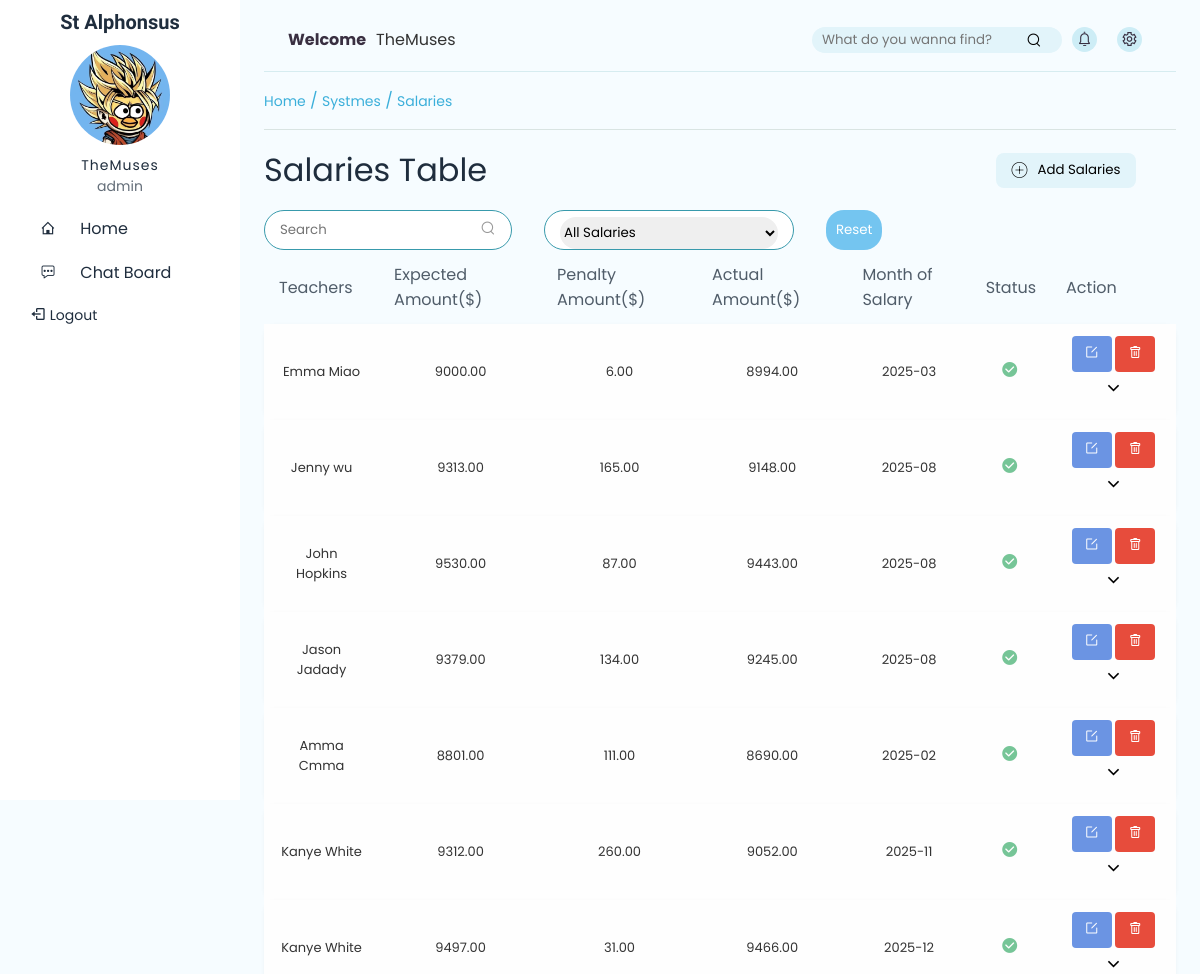
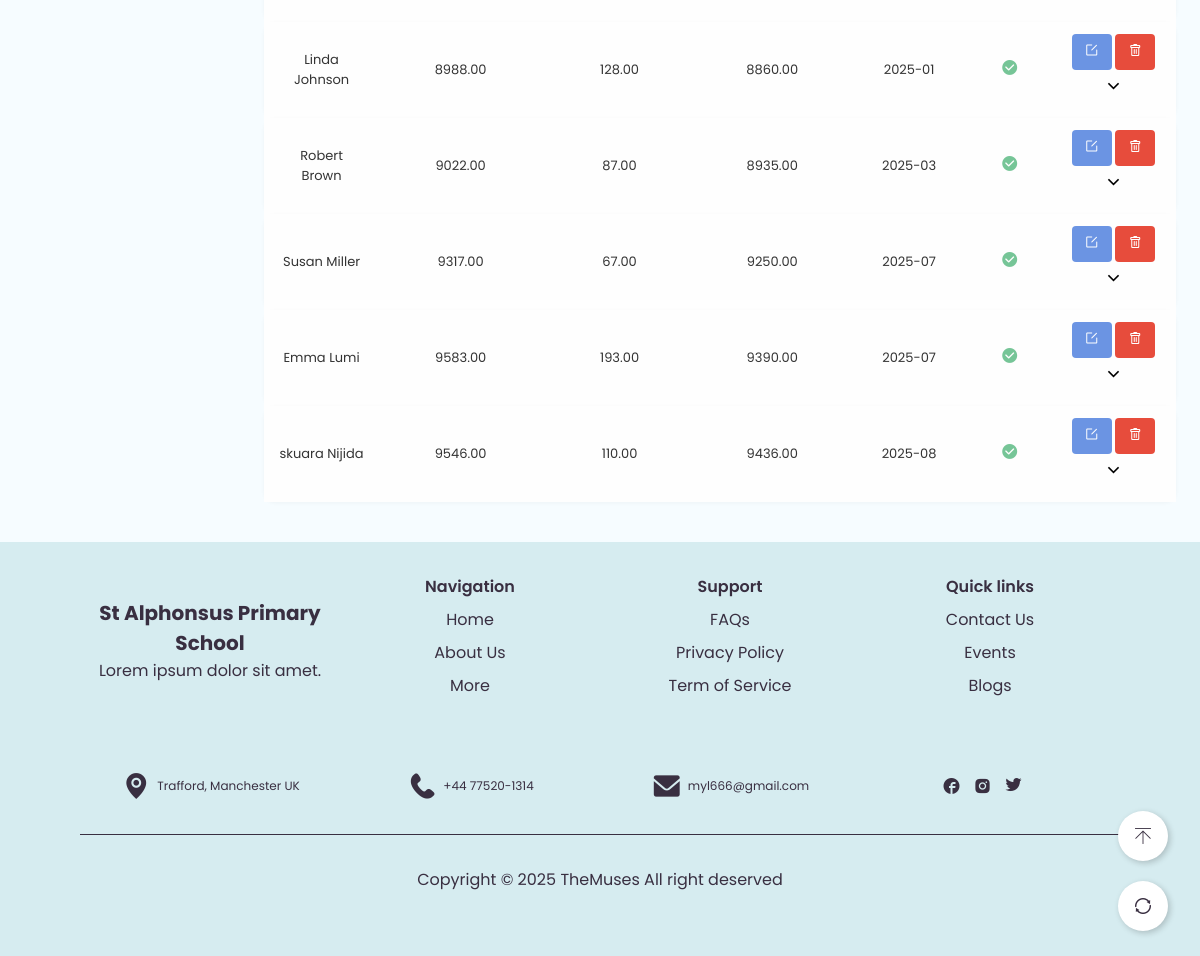
/user/salaries.php (signed in), run on the app's committed database (2 pictures, top to bottom).
### tables this page shows
CREATE TABLE `salaries` (
  `salaries_id` int(11) NOT NULL,
  `teacher_id` int(11) NOT NULL,
  `expected_amount` decimal(10,2) NOT NULL,
  `penalty_amount` decimal(10,2) DEFAULT 0.00,
  `actual_amount` decimal(10,2) NOT NULL,
  `if_paid` tinyint(1) NOT NULL,
  `salary_month` date NOT NULL DEFAULT '2025-03-01'
);

### user/common/table.php (the view, shortened to what this page needs)
<?php
function exist($str){
  return isset($str) ? $str : "";
}
require "./common/header.php";
?>
<div class="titles">
    <a href="index.php">Home</a> /
    <a href="#">Systmes</a> /
    <span> <?php echo $title; ?></span>
</div>
<?php
if(($_SESSION['role']==='teacher' && $table_name==='students') ||
   ($_SESSION['role']==='parent' && $table_name==='students') ||
   ($_SESSION['role']==='student' && $table_name==='parents')
){
?>
<div class="students-container">
    <?php
    foreach($rows as $row){
        if(isset($row['kid number']) && $row['kid_number'] <2){
        ?>
        <button id="insert" class="insert-new-kid">
            <i class="iconfont icon-add"></i>
            Bind New Kid
        </button>
        <?php
        }
        ?>
        <div class="student-card" data-id="<?php echo $row[$tableID] ?>" data-tableName="<?php echo $table_name ?>" data-tableID="<?php echo $tableID ?>">
            <div class="top">
                <div class="left">
                    <img src="<?= $_SESSION['role']==='student' ? "../public/img/parent.jpeg" : '../public/img/student.jpg' ?>" alt="profile photo">
                </div>
                <div class="right">
                    <?php
                    foreach($table as $k=>$v){
                    ?>
                    <div class="items">
                        <div class="label"><?php echo $v ?></div>
                        <span><?php
                        if(!empty($row[$k])){
                            if($row[$k]==='Male'){
                                echo "<i class='iconfont icon-male'></i>";
                            }elseif($row[$k]==='Female'){
                                echo "<i class='iconfont icon-female'></i>";
                            }else{
                                echo $row[$k];
                            }
                        }else{
                            echo "None";
                        }
                        ?></span>
                    </div>
                    <?php
                    }
                    ?>
                </div>
            </div>
            <?php if(($_SESSION['role']==='teacher' && $table_name==='students') ||
                     ($_SESSION['role']==='parent' && $table_name==='students') ||
                     ($_SESSION['role']==='student' && $table_name==='parents')
            ){ ?>
            <div class="bottom">
                <?php
                $card_title=$role_card=$guardiant="";
                if($_SESSION['role']==='teacher'){
                    $card_title="Parent Contact Information";
                    $role_card="parent-card";
                    $guardiant='parents';
                }elseif($_SESSION['role']==='parent'){
                    $card_title="Teacher Contact Information";
                    $role_card="teacher-card";
                    $guardiant='teachers';
                }
                ?>
                <p><?= $card_title ?></p>
                <div class="parent-shell">
                    <?php
                    if (!empty($row['parents'])) {
                        foreach($row['parents'] as $parent) {
                            ?>
                            <div class="<?= $role_card ?>">
                                <?php
                                foreach($fields2 as $k=>$v){
                                    ?>
                                    <div class="item">
                                        <div class="parent-label"><?php echo $v ?></div>
                                        <span><?= !empty($parent[$k]) ? $parent[$k] : 'None' ?></span>
                                    </div>
                                    <?php
                                }
                                ?>
                            </div>
                            <?php
                        }
                    } elseif(isset($row['teacher_name'])){
                        foreach($fields2 as $k=>$v){
                            ?>
                            <div class="<?= $role_card ?>">
                                <div class="item">
                                    <div class="parent-label"><?php echo $v ?></div>
                                    <span><?= !empty($row[$k]) ? $row[$k] : 'None' ?></span>
                                </div>
                            </div>
                            <?php
                        }
                    }elseif($_SESSION['role']==='student' && $table_name==='parents'){
                        foreach($fields2 as $k=>$v){
                            ?>
                            <div class="teacher-card">
                                <div class="item">
                                    <div class="parent-label"><?php echo $v ?></div>
                                    <span><?= !empty($row[$k]) ? $row[$k] : 'None' ?></span>
                                </div>
                            </div>
                            <?php
                        }
                    } else {
                        echo "<div class='parent-card none'>This student doesn\'t bind any $guardiant</div>";
                    }
                    ?>
                </div>
            </div>
            <?php } ?>
        </div>
    <?php
    }
    ?>
</div>
<?php
  }
  else{
    ?>
    <div class="table">
      <div class="head">
        <div class="table-title">
            <?php echo $title ." Table"; ?>
        </div>
        <div class="add-new <?php if($_SESSION['role']!='admin' || $table_name==='borrowed_book') echo 'no' ?>">
          <button id="insert">
            <i class="iconfont icon-add "></i>
            Add <?php echo $title; ?>
          </button>
        </div>
      </div>
        <?php
        if($_SESSION['role']==='admin'){
        ?>
        <form action="<?= $table_name!=='borrowed_book' ? $table_name.'.php' : 'library.php' ?>" method="GET" class="search-form">
          <div class="search-box ">
            <input type="text" name="search" placeholder="Search" class="search-input" value="<?= htmlspecialchars($_GET['search'] ?? "") ?>">
            <button type="submit" class="search-btn" id="searchBtn"><i class="iconfont icon-search"></i></button>
          </div>
          <div class="catalogue">
            <select name="catalogue" id="catalogue">
            <option value="none" selected>All <?= $title ?></option>
            </select>
          </div>
          <button class="reset" type="button">Reset</button>
        </form>
        <?php
      } ?>
      <table class="<?= ($table_name==='salaries' && $_SESSION['role']==='admin') ? "salary" : ""  ?>">
          <thead>
              <tr>
              <?php
              if($table_name==='library'){
                $tableShow=$table2;
              }else{
                $tableShow=$table;
              }
                  foreach($tableShow as $k=>$v){
              ?>
                  <th>
                      <?php echo exist($v);  ?>
                  </th>
              <?php
              }
              ?>
              </tr>
          </thead>
          <tbody>
            <?php
            if(!empty($rows)){
            $currentTeacher='';
            $index=0;
            foreach ($rows as $row){
              if($table_name==='salaries' && $_SESSION['role']==='admin'){
                  if ( isset($row['teacher_id']) && $currentTeacher !== $row['teacher_id']) {
                    $currentTeacher = $row['teacher_id'];
                    $index++;
                    $teacherFirstRow = true;
                } else {
                    $teacherFirstRow = false;
                }
                $rowClass = "row{$index}";
                $extraClass = $teacherFirstRow  ? '' : "hidden-row $rowClass";
              }
              ?>
              <tr class="rows <?= ($table_name==='salaries' && $_SESSION['role']==='admin') ? $extraClass : "" ?>
                  <?= $table_name==='salaries' && !$teacherFirstRow && $_SESSION['role']==='admin' ? "son" : "" ?>"
                  data-id="<?php echo $row[$tableID] ?>"
                  data-tableName="<?php echo $table_name  ?>"
                  data-tableID="<?php echo $tableID  ?>">
                <?php foreach ($fields as $field){
                  ?>
                  <td><?php
                  if ($field === 'backgroundCheck'|| $field==='if_paid') {
                        echo $row[$field] ? '<i class="iconfont icon-dui"></i>' : '<i class="iconfont icon-cuowutishitianchong"></i>';
                      }elseif($field=='cover'){
                        $defaultCover="../public/img/no-cover.png";
                      ?>
                        <img src="<?= isset($row[$field]) ? $row[$field] : $defaultCover ?>" alt="Book cover">
                        <?php
                      }elseif($field=='book_infor' || $field=='borrow_infor'){
                        echo $row[$field];
                      }
                      elseif(!empty($row[$field])) {
                        echo htmlspecialchars($row[$field]);
                      }
                      else{
                        echo "N/A";
                      }
                      ?></td>
                <?php
              };
                if($_SESSION["role"]==="admin"){
                    $ID=$row[$tableID];
                ?>
                   <td>
                      <button class='btnEdit' data-id="<?= $ID ?>">
                          <i class='iconfont icon-editor'></i>
                      </button>
                      <button class='btnDelete'>
                          <i class='iconfont icon-delete'></i>
                      </button>
                    <?php
                    if($table_name==='salaries'&& $teacherFirstRow){
                      echo "
                        <button class='toggle-more' data-target='$rowClass'><i class='iconfont icon-zhankai'></i></button>
                        ";
                    }
                    ?>
                    </td>
                  <?php
                }else{
                  echo '<td>
                  <button class="btnEdit no">
                          <i class="iconfont icon-editor"></i>
                      </button>
                  <button class="fake no"><i class="iconfont icon-delete"></i></button></td>';
                }
                ?>
              </tr>
            <?php }
            }
            ?>
          </tbody>
      </table>
  <?php
  }
  ?>

### public/css/table.form.css (style rules this page uses)
.titles { padding: 1rem 0; border-bottom: 1px solid #d9e4e2; width: 100%; color: #3BAFDA; }
.titles a,.titles>span { font-size: 14px; color: #3BAFDA; }
.titles a { text-decoration: none; }
select,.form-item .input { height: 2rem; border-radius: 20px; border: 1px #61757a5f solid; margin-top: 5px; }
.table .head { width: 100%; margin: 1rem 0; padding-right: 40px; display: flex; justify-content: space-between; align-items: center; }
.table .head .add-new>button { width: 140px; height: 35px; border-radius: 8px; border: none; background-color: rgb(226, 244, 250); }
.toggle-more { padding: 8px 12px; background-color: transparent; border: 0; cursor: pointer; }
#insert { display: flex; align-items: center; justify-content: center; }
#insert>i { margin-right: 10px; }
.table-title { font-size: 2rem; color: #1F2D3D; }
.table { width: 100%; display: flex; flex-direction: column; justify-self: center; align-items: center; }
.table table { width: 100%; border-collapse: separate; border-spacing: 0 10px; }
.table table.salary { border-collapse: collapse; }
.table thead th { color: #1f2d3dc5; font-weight: normal; padding: 12px 15px; text-align: left; }
.table tbody td { padding: 12px 15px; text-align: center; font-size: 13px; font-weight: 400; }
tbody tr { background-color: #fefefe; box-shadow: 0 1px 4px rgba(0, 0, 0, 0.04); border-radius: 12px; margin: 5px; }
.table .btnDelete,.table .btnEdit { background-color: #E74C3C; color: #fff; border: none; padding: 8px 12px; border-radius: 4px; cursor: pointer; }
.icon-dui { color: rgba(30, 159, 84, 0.608); }
.table .btnEdit { background-color: rgb(107, 148, 227); }
.search-form { display: flex; width: 100%; }
.search-box,.catalogue { height: 2.5rem; background-color: #fff; border-radius: 20px; padding: 0 15px; display: flex; align-items: center; margin-right: 2rem; border: rgb(56, 154, 172) .5px solid; }
.search-box>input { border: 0; outline: none; width: 200px; }
.search-box>button,.reset { background-color: transparent; border: 0; cursor: pointer; transition: .3s ease-out; color: #999; }
.reset { background-color: rgb(116, 197, 240); padding: 3px 10px; color: #ffffff; border-radius: 18px; }
.catalogue { width: 250px; }
#catalogue { width: 100%; border: 0; outline: 0; }

### public/css/header&footer.css (style rules this page uses)
* { padding: 0; margin: 0; box-sizing: border-box; font-family: Poppins; }
body { background-color: rgb(246, 252, 255); overflow-x: hidden; }

### data on the page
salaries: field "Emma Miao", expected_amount "9000.00", penalty_amount "6.00", actual_amount "8994.00", field "2025-03", if_paid 1 (drawn)
salaries: field "Jenny wu", expected_amount "9313.00", penalty_amount "165.00", actual_amount "9148.00", field "2025-08", if_paid 1 (drawn)
salaries: field "John Hopkins", expected_amount "9530.00", penalty_amount "87.00", actual_amount "9443.00", field "2025-08", if_paid 1 (drawn)
salaries: field "Jason Jadady", expected_amount "9379.00", penalty_amount "134.00", actual_amount "9245.00", field "2025-08", if_paid 1 (drawn)
salaries: field "Amma Cmma", expected_amount "8801.00", penalty_amount "111.00", actual_amount "8690.00", field "2025-02", if_paid 1 (drawn)
salaries: field "Kanye White", expected_amount "9312.00", penalty_amount "260.00", actual_amount "9052.00", field "2025-11", if_paid 1 (drawn)
salaries: field "Kanye White", expected_amount "9497.00", penalty_amount "31.00", actual_amount "9466.00", field "2025-12", if_paid 1 (drawn)
salaries: field "Linda Johnson", expected_amount "8988.00", penalty_amount "128.00", actual_amount "8860.00", field "2025-01", if_paid 1 (drawn)
salaries: field "Robert Brown", expected_amount "9022.00", penalty_amount "87.00", actual_amount "8935.00", field "2025-03", if_paid 1 (drawn)
salaries: field "Susan Miller", expected_amount "9317.00", penalty_amount "67.00", actual_amount "9250.00", field "2025-07", if_paid 1 (drawn)
salaries: field "Emma Lumi", expected_amount "9583.00", penalty_amount "193.00", actual_amount "9390.00", field "2025-07", if_paid 1 (drawn)
salaries: field "skuara Nijida", expected_amount "9546.00", penalty_amount "110.00", actual_amount "9436.00", field "2025-08", if_paid 1 (drawn)

### other printed values
$_SESSION['username'] "TheMuses"
$_SESSION['role'] "admin"
$title "Salaries"
exist($v) "Teachers"
exist($v) "Expected Amount($)"
exist($v) "Penalty Amount($)"
exist($v) "Actual Amount($)"
exist($v) "Month of Salary"
exist($v) "Status"
exist($v) "Action"
